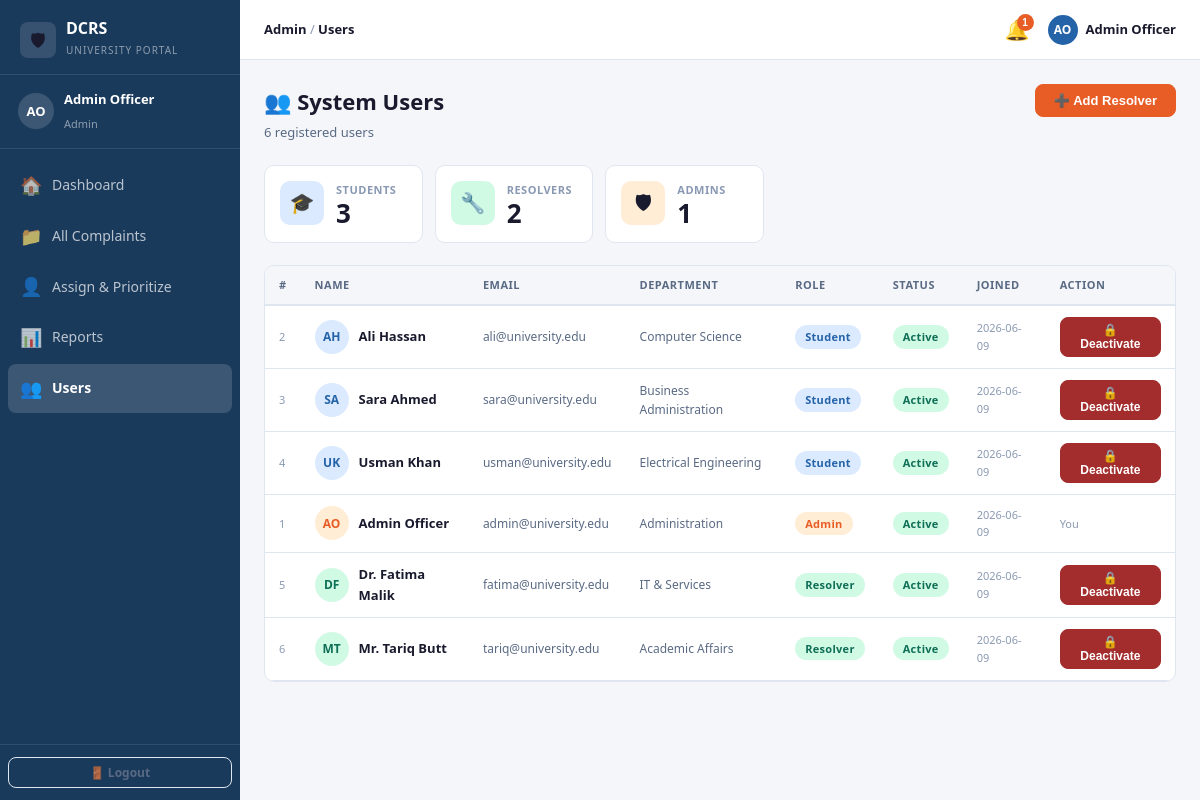
The page /pages/admin/users.php (signed in) on the database its author committed.
### tables this page shows
CREATE TABLE IF NOT EXISTS users (
  user_id      INT          NOT NULL AUTO_INCREMENT,
  name         VARCHAR(100) NOT NULL,
  email        VARCHAR(150) NOT NULL UNIQUE,
  password     VARCHAR(255) NOT NULL,             
  role         ENUM('student','admin','resolver') NOT NULL DEFAULT 'student',
  department   VARCHAR(100)  DEFAULT NULL,
  phone        VARCHAR(20)   DEFAULT NULL,
  is_active    TINYINT(1)    NOT NULL DEFAULT 1,
  created_at   DATETIME      NOT NULL DEFAULT CURRENT_TIMESTAMP,
  updated_at   DATETIME      NOT NULL DEFAULT CURRENT_TIMESTAMP
                             ON UPDATE CURRENT_TIMESTAMP,
  PRIMARY KEY (user_id),
  INDEX idx_email (email),
  INDEX idx_role  (role)
);

### backend/config/db_connect.php (called while the page is built, shortened)
<?php
class DB {
    private static ?PDO $instance = null;
    public static function get(): PDO {
        if (self::$instance === null) {
            $dsn = sprintf(
                'mysql:host=%s;dbname=%s;charset=%s',
                DB_HOST, DB_NAME, DB_CHARSET
            );
            try {
                self::$instance = new PDO($dsn, DB_USER, DB_PASS, [
                    PDO::ATTR_ERRMODE            => PDO::ERRMODE_EXCEPTION,
                    PDO::ATTR_DEFAULT_FETCH_MODE => PDO::FETCH_ASSOC,
                    PDO::ATTR_EMULATE_PREPARES   => false,
                ]);
            } catch (PDOException $e) {
                http_response_code(500);
                die(json_encode([
                    'success' => false,
                    'message' => 'Database connection failed.'
                ]));
            }
        }
        return self::$instance;
    }
}

### backend/models/UserModel.php (called while the page is built, shortened)
<?php
class UserModel {
    private PDO $db;
    public function __construct() {
        $this->db = DB::get();
    }
    public function getAll(): array {
        $stmt = $this->db->query(
            "SELECT user_id, name, email, role, department, phone,
                    is_active, created_at
             FROM users ORDER BY role, name"
        );
        return $stmt->fetchAll();
    }
}

### backend/helpers/helpers.php (called while the page is built, shortened)
<?php
function clean(mixed $data): string {
    return htmlspecialchars(strip_tags(trim((string)$data)), ENT_QUOTES, 'UTF-8');
}

### backend/config/session.php (called while the page is built, shortened)
<?php
class Session {
    public static function userId(): ?int {
        return $_SESSION['user_id'] ?? null;
    }
}

### pages/admin/users.php (the view, shortened to what this page needs)
<?php
require_once __DIR__ . '/../../frontend/partials/layout.php';
$userModel = new UserModel();
$users     = $userModel->getAll();
$students  = array_filter($users, fn($u) => $u['role'] === 'student');
$resolvers = array_filter($users, fn($u) => $u['role'] === 'resolver');
$admins    = array_filter($users, fn($u) => $u['role'] === 'admin');
?>
<div class="page-header" style="display:flex;justify-content:space-between;align-items:flex-start;flex-wrap:wrap;gap:10px;">
  <div>
    <h2>👥 System Users</h2>
    <p><?= count($users) ?> registered users</p>
  </div>
  <button class="btn btn-accent" data-modal="addResolverModal">
    ➕ Add Resolver
  </button>
</div>
<div class="stats-grid" style="grid-template-columns:repeat(3,1fr);max-width:500px;margin-bottom:22px;">
  <div class="stat-card">
    <div class="stat-icon" style="background:#dbeafe;">🎓</div>
    <div class="stat-body">
      <p class="stat-label">Students</p>
      <p class="stat-value"><?= count($students) ?></p>
    </div>
  </div>
  <div class="stat-card">
    <div class="stat-icon" style="background:#d1fae5;">🔧</div>
    <div class="stat-body">
      <p class="stat-label">Resolvers</p>
      <p class="stat-value"><?= count($resolvers) ?></p>
    </div>
  </div>
  <div class="stat-card">
    <div class="stat-icon" style="background:#ffedd5;">🛡</div>
    <div class="stat-body">
      <p class="stat-label">Admins</p>
      <p class="stat-value"><?= count($admins) ?></p>
    </div>
  </div>
</div>
<div class="card" style="padding:0;overflow:hidden;">
  <div class="table-wrapper">
    <table class="dcrs-table">
      <thead>
        <tr>
          <th>#</th>
          <th>Name</th>
          <th>Email</th>
          <th>Department</th>
          <th>Role</th>
          <th>Status</th>
          <th>Joined</th>
          <th>Action</th>
        </tr>
      </thead>
      <tbody>
        <?php foreach ($users as $u): ?>
          <?php
          $roleColors = [
            'admin'    => ['bg'=>'#ffedd5','color'=>'var(--accent)'],
            'resolver' => ['bg'=>'#d1fae5','color'=>'var(--success)'],
            'student'  => ['bg'=>'#dbeafe','color'=>'var(--primary-light)'],
          ];
          $rc       = $roleColors[$u['role']] ?? $roleColors['student'];
          $initials = strtoupper(implode('', array_map(fn($w) => $w[0], explode(' ', trim($u['name'])))));
          $initials = substr($initials, 0, 2);
          ?>
          <tr style="<?= !$u['is_active'] ? 'opacity:0.5;' : '' ?>">
            <td style="font-size:11px;color:var(--text-muted);"><?= $u['user_id'] ?></td>
            <td>
              <div style="display:flex;align-items:center;gap:10px;">
                <div style="width:34px;height:34px;border-radius:50%;background:<?= $rc['bg'] ?>;
                            color:<?= $rc['color'] ?>;display:flex;align-items:center;
                            justify-content:center;font-size:12px;font-weight:700;flex-shrink:0;">
                  <?= $initials ?>
                </div>
                <span style="font-weight:600;font-size:13px;"><?= clean($u['name']) ?></span>
              </div>
            </td>
            <td style="font-size:12px;color:var(--text-sec);"><?= clean($u['email']) ?></td>
            <td style="font-size:12px;color:var(--text-sec);"><?= clean($u['department'] ?? '—') ?></td>
            <td>
              <span class="badge" style="background:<?= $rc['bg'] ?>;color:<?= $rc['color'] ?>;">
                <?= ucfirst($u['role']) ?>
              </span>
            </td>
            <td>
              <?php if ($u['is_active']): ?>
                <span class="badge badge-success">Active</span>
              <?php else: ?>
                <span class="badge badge-secondary">Inactive</span>
              <?php endif; ?>
            </td>
            <td style="font-size:11px;color:var(--text-muted);">
              <?= substr($u['created_at'], 0, 10) ?>
            </td>
            <td>
              <?php if ($u['user_id'] !== Session::userId()): ?>
                <form method="POST"
                      action="<?= APP_URL ?>/backend/controllers/AdminController.php?action=toggle_user"
                      style="display:inline;">
                  <button type="submit"
                          class="btn btn-sm <?= $u['is_active'] ? 'btn-danger' : 'btn-success' ?>"
                          data-confirm="<?= $u['is_active'] ? 'Deactivate this user?' : 'Activate this user?' ?>">
                    <?= $u['is_active'] ? '🔒 Deactivate' : '🔓 Activate' ?>
                  </button>
                </form>
              <?php else: ?>
                <span style="font-size:11px;color:var(--text-muted);">You</span>
              <?php endif; ?>
            </td>
          </tr>
        <?php endforeach; ?>
      </tbody>
    </table>
  </div>
</div>

### frontend/css/style.css (style rules this page uses)
:root { --primary: #1a3a5c; --primary-light: #2563a8; --primary-xlt: #e8f0fe; --accent: #e85d26; --accent-light: #f97316; --success: #0f6e56; --success-light: #d1fae5; --warning: #ba7517; --warning-light: #fef3c7; --danger: #a32d2d; --danger-light: #fee2e2; --info: #0369a1; --bg: #f4f6f9; --surface: #ffffff; --border: #e0e6ef; --text: #1a1a2e; --text-sec: #5a6a84; --text-muted: #8a99b3; --sidebar-w: 240px; --header-h: 60px; --radius: 10px; --shadow: 0 4px 16px rgba(0,0,0,0.08); --shadow-lg: 0 8px 32px rgba(0,0,0,0.12); --transition: 0.2s ease; }
*, *::before, *::after { box-sizing: border-box; margin: 0; padding: 0; }
html { font-size: 15px; }
body { font-family: 'Segoe UI', system-ui, -apple-system, sans-serif; background: var(--bg); color: var(--text); line-height: 1.6; }
.page-header { margin-bottom: 22px; }
.page-header h2 { font-size: 22px; font-weight: 800; color: var(--text); margin: 0 0 3px; }
.page-header p { font-size: 13px; color: var(--text-sec); margin: 0; }
.card { background: var(--surface); border-radius: var(--radius); border: 1px solid var(--border); padding: 1.25rem; margin-bottom: 1rem; }
.stats-grid { display: grid; grid-template-columns: repeat(auto-fit, minmax(150px, 1fr)); gap: 12px; margin-bottom: 22px; }
.stat-card { background: var(--surface); border-radius: var(--radius); border: 1px solid var(--border); padding: 1rem; display: flex; align-items: flex-start; gap: 12px; }
.stat-icon { width: 44px; height: 44px; border-radius: 10px; display: flex; align-items: center; justify-content: center; font-size: 20px; flex-shrink: 0; }
.stat-body p { margin: 0; }
.stat-label { font-size: 11px; font-weight: 600; color: var(--text-muted); text-transform: uppercase; letter-spacing: 0.5px; }
.stat-value { font-size: 26px; font-weight: 800; color: var(--text); line-height: 1.1; }
.badge { display: inline-block; padding: 3px 10px; border-radius: 20px; font-size: 11px; font-weight: 700; letter-spacing: 0.3px; white-space: nowrap; }
.badge-success { background: var(--success-light); color: var(--success); }
.btn { display: inline-flex; align-items: center; gap: 6px; padding: 8px 18px; border-radius: 8px; font-size: 13px; font-weight: 600; cursor: pointer; border: 1px solid transparent; transition: opacity var(--transition), box-shadow var(--transition); text-decoration: none; }
.btn-accent { background: var(--accent); color: #fff; border-color: var(--accent); }
.btn-danger { background: var(--danger); color: #fff; border-color: var(--danger); }
.btn-sm { padding: 5px 12px; font-size: 12px; }
.table-wrapper { overflow-x: auto; }
table.dcrs-table { width: 100%; border-collapse: collapse; font-size: 13px; }
.dcrs-table th { padding: 10px 14px; text-align: left; background: var(--bg); color: var(--text-sec); font-size: 11px; font-weight: 700; text-transform: uppercase; letter-spacing: 0.5px; border-bottom: 2px solid var(--border); }
.dcrs-table td { padding: 11px 14px; border-bottom: 1px solid var(--border); color: var(--text); vertical-align: middle; }

### rows shown on the page
users: user_id "2", name "AH", name "Ali Hassan", email "ali@university.edu", department "Computer Science", role "Student", is_active "Active", created_at "2026-06-09"
users: user_id "3", name "SA", name "Sara Ahmed", email "sara@university.edu", department "Business Administration", role "Student", is_active "Active", created_at "2026-06-09"
users: user_id "4", name "UK", name "Usman Khan", email "usman@university.edu", department "Electrical Engineering", role "Student", is_active "Active", created_at "2026-06-09"
users: user_id "1", name "AO", name "Admin Officer", email "admin@university.edu", department "Administration", role "Admin", is_active "Active", created_at "2026-06-09", shows "You"
users: user_id "5", name "DF", name "Dr. Fatima Malik", email "fatima@university.edu", department "IT & Services", role "Resolver", is_active "Active", created_at "2026-06-09"
users: user_id "6", name "MT", name "Mr. Tariq Butt", email "tariq@university.edu", department "Academic Affairs", role "Resolver", is_active "Active", created_at "2026-06-09"

### other values the page prints
$initials "AO"
$user "Admin Officer"
$role "Admin"
$item['icon'] "🏠"
$item['label'] "Dashboard"
$item['icon'] "📁"
$item['label'] "All Complaints"
$item['icon'] "👤"
$item['label'] "Assign & Prioritize"
$item['icon'] "📊"
$item['label'] "Reports"
$item['icon'] "👥"
$item['label'] "Users"
$pageTitle "Users"
$unread "1"
